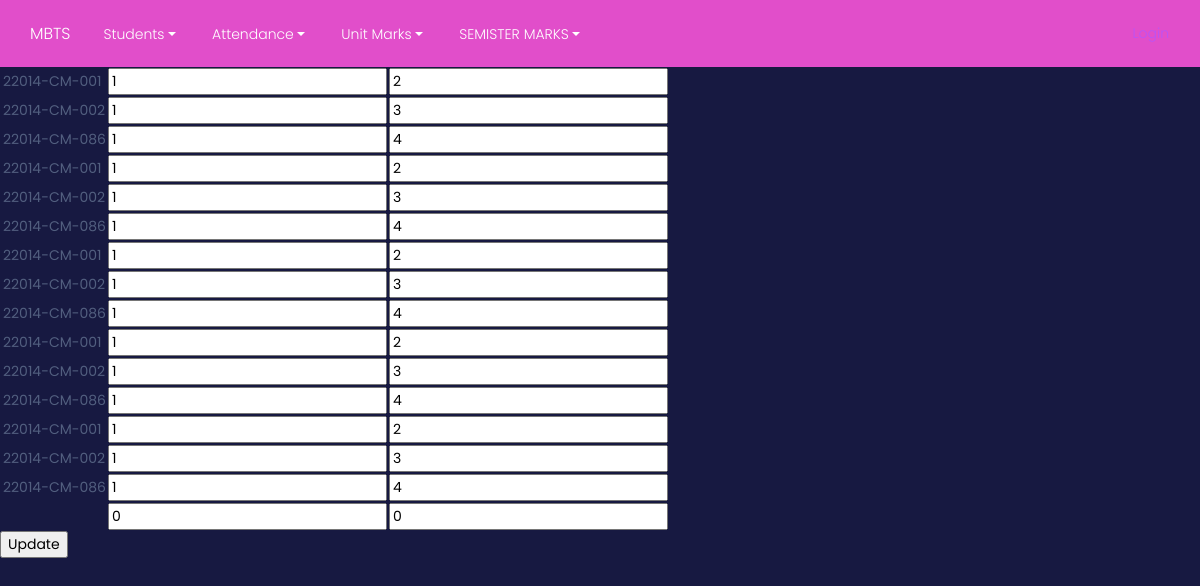
The app's page /n/u/22014-CM-001/bulkedit with its own data.
### mbts/models.py (models this page shows, shortened)
class Unit1marks(models.Model):
    sem = models.CharField(max_length=20)
    s1=models.IntegerField(default=0)
    s2=models.IntegerField(default=0)
    s3=models.IntegerField(default=0)
    s4=models.IntegerField(default=0)
    s5=models.IntegerField(default=0)
    s6=models.IntegerField(default=0)
    s7=models.IntegerField(default=0)
    s8=models.IntegerField(default=0)
    s9=models.IntegerField(default=0)
    s10=models.IntegerField(default=0)
    s11=models.IntegerField(default=0)
    s12=models.IntegerField(default=0)
    student = models.ForeignKey(Students, to_field="pin", on_delete=models.CASCADE,default='SOME STRING')

class Students(models.Model):
    pin = models.CharField(max_length=20, primary_key=True)
    sname=models.CharField(max_length=50, default='student')
    fname=models.CharField(max_length=50, default='father')
    mname=models.CharField(max_length=50, default='mother')
    sem = models.CharField(max_length=10, null=True, choices=StudentClass.SEMS,)
    phno=models.CharField(max_length=12, null = True)
    fphno=models.CharField(max_length=12, null=True)
    dob=models.DateTimeField(blank=True, null=True)
    gender=models.CharField(max_length=1,default='M')
    category=models.CharField(max_length=5,blank=True, null=True)
    scategory=models.CharField(max_length=10,blank=True, null=True)
    religion=models.CharField(max_length=20,blank=True, null=True)
    sacno=models.CharField(max_length=20, blank=True, null=True)
    sifsc=models.CharField(max_length=20,blank=True, null=True)
    sbranch=models.CharField(max_length=20,blank=True, null=True)
    macno=models.CharField(max_length=22, blank=True, null=True)
    mifsc=models.CharField(max_length=20,blank=True, null=True)
    mbranch=models.CharField(max_length=20,blank=True, null=True)
    email=models.CharField(max_length=30)
    sscrank=models.IntegerField(default=1234, blank=True, null=True)
    sschallticketno=models.CharField(max_length=20, blank=True, null=True)
    address=models.CharField(max_length=30, blank=True, null=True)
    village=models.CharField(max_length=20, blank=True, null=True)
    mandal=models.CharField(max_length=20, blank=True, null=True)
    dist=models.CharField(max_length=20, blank=True,null=True)
    allotedcategory=models.CharField(max_length=20,blank=True, null=True)
    dateofjoining=models.DateTimeField(blank=True, null=True)
    polycetrank=models.IntegerField(blank=True,null=True)
    polycetno=models.IntegerField(blank=True,null=True)
    aadharno=models.CharField(max_length=22, blank=True,null=True)
    rationno=models.CharField(max_length=20,blank=True,null=True)
    tcno=models.IntegerField(blank=True, null=True)
    discontinueddate=models.DateTimeField(blank=True, null=True)
    odno=models.IntegerField(blank=True,null=True)
    odissueddate=models.DateTimeField(blank=True, null=True)
    tcissueddate=models.DateTimeField(blank=True, null=True)
    studycertificateissueddate=models.DateTimeField(blank=True, null=True)
    studentimage = models.ImageField(
        ("Title Image"),
        upload_to='static/Images/student_image/',
         max_length=None,
         blank = True,null = True)
    user = models.OneToOneField(User, on_delete=models.CASCADE, blank=True, null= True)

### mbts/views/Unit1marks.py (the view)
# urls.py: path("u/<str:spin>/bulkedit", Unit1marks.bulkedit, name="u1m_bulkedit"),
def bulkedit(request,spin):
    fs = modelformset_factory(Unit1marks, fields=["s1","s2"])
    context = {}
    if(request.method == "GET"):
        context["fs"] = fs
        return render(request, "Unit1marks/edit.html", context)
    else:
        f = fs(request.POST)
        f.save()
        context["fs"] = fs
        return render(request, "Unit1marks/edit.html", context)

### mbts/templates/Unit1marks/edit.html (shortened to what this page needs)
{% extends "base.html" %}
{% block content %}
<form method="POST">
<table>
{% for form in fs %}
<tr>
    <td>{{ form.id }}</td>
    <td>{{form.instance.student.pin}}</td>
    <td>{{ form.s1 }}</td>
    <td>{{ form.s2 }}</td>
</tr>
{% endfor %}
</table>
<input type="submit" value="Update" />
</form>
{% endblock %}

### records on screen
Unit1marks: instance.student.pin "22014-CM-001"
Unit1marks: instance.student.pin "22014-CM-002"
Unit1marks: instance.student.pin "22014-CM-086"
Unit1marks: instance.student.pin "22014-CM-001"
Unit1marks: instance.student.pin "22014-CM-002"
Unit1marks: instance.student.pin "22014-CM-086"
Unit1marks: instance.student.pin "22014-CM-001"
Unit1marks: instance.student.pin "22014-CM-002"
Unit1marks: instance.student.pin "22014-CM-086"
Unit1marks: instance.student.pin "22014-CM-001"
Unit1marks: instance.student.pin "22014-CM-002"
Unit1marks: instance.student.pin "22014-CM-086"
Unit1marks: instance.student.pin "22014-CM-001"
Unit1marks: instance.student.pin "22014-CM-002"
Unit1marks: instance.student.pin "22014-CM-086"
